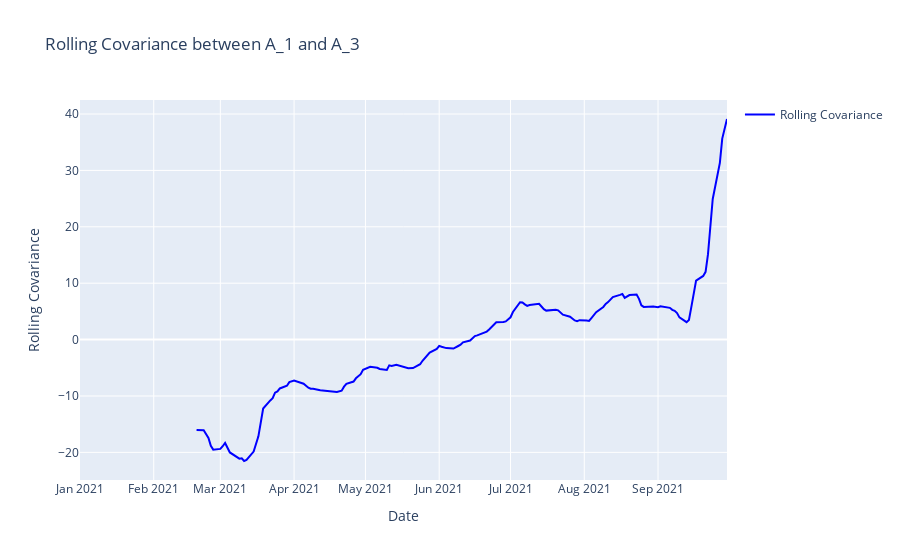
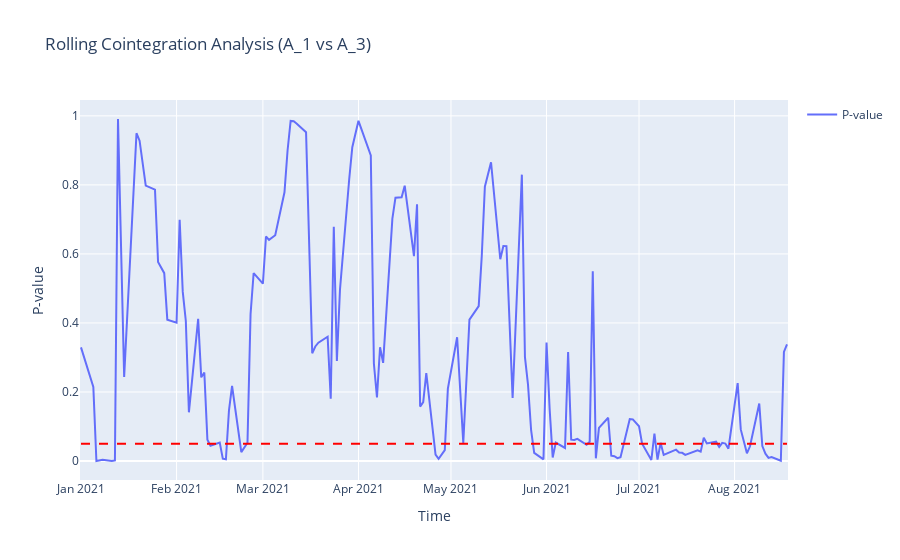
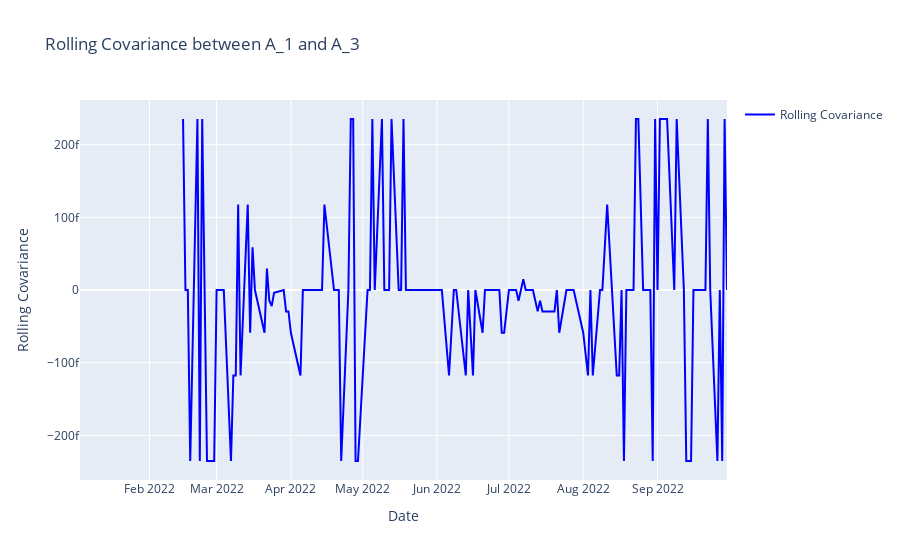
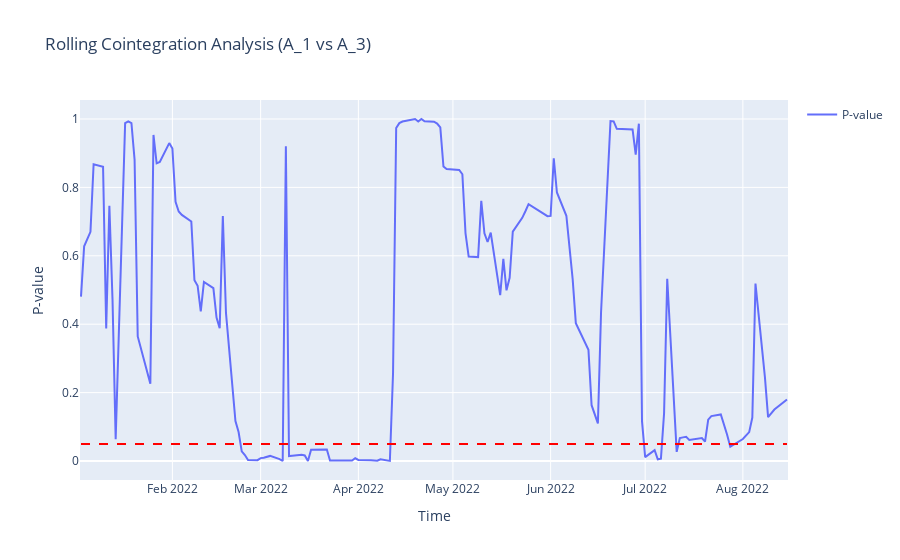

The cell these charts' notebook holds for them, in order:
### Markdown cell above
A_1 vs. A_2 Analysis:

2021:
In 2021, the covariance analysis reveals that A_1 and A_2 initially had a negative relationship starting around mid-February, which gradually turned positive with a peak magnitude of approximately 10 by mid-March. This positive trend continued until mid-April, after which it oscillated around zero until mid-August. In late August, there was a sharp drop followed by a rapid increase in September. The cointegration analysis suggests statistically significant changes occurred around mid-March, mid-April, late April, early June, and late June. However, these changes were short-lived and didn't persist for an extended period. The Granger causality test indicates that A_2 might have a causal influence on A_1 when the lag is between 4-8.

2022:
In 2022, the covariance pattern differs significantly. It starts at the end of February, showing strong positive correlation peaking in mid-March before dropping to zero by early April. Subsequently, there are fluctuations, including negative correlations, until early July, when some positive correlation reappears. The cointegration analysis highlights a substantial change in the relationship between the end of February and early April, with short-lived spikes indicating transient changes. The Granger causality test does not provide significant evidence of one variable causing the other.

2023:
In 2023, the covariance analysis shows a large, positively correlated movement between A_1 and A_2, starting in late February and lasting until early May. This is followed by a prolonged period of negative correlation until mid-June, after which it mostly remains positive. The cointegration analysis identifies a significant change from late April to mid-May, with occasional short-lasting spikes. Interestingly, Granger's test suggests that A_2 might cause A_1 when the lag is 19, which differs from the previous years.

Summary:
Across all years, there is a consistent pattern of peak covariance in March, indicating that March is a period where A_1 and A_2 are most likely to move in the same direction. This observation is supported by the cointegration tests, which also show significant changes during the same time frame.

### Code cell
part_a(df,['A_1', 'A_3'])

### Figure 1 — Plotly figure (JSON) as saved in the notebook; plotly's stock layout.template omitted (floating-point values rounded to 4 significant figures; data arrays with more than 128 entries replaced by an {"elided": "..."} marker saying what was removed)
{"data": [{"line": {"color": "blue"}, "mode": "lines", "name": "Rolling Covariance", "type": "scatter", "x": {"elided": "174 str values"}, "y": {"elided": "174 float values"}}], "layout": {"showlegend": true, "title": {"text": "Rolling Covariance between A_1 and A_3"}, "xaxis": {"title": {"text": "Date"}}, "yaxis": {"title": {"text": "Rolling Covariance"}}}}

### Figure 2 — Plotly figure (JSON) as saved in the notebook; plotly's stock layout.template omitted (floating-point values rounded to 4 significant figures; data arrays with more than 128 entries replaced by an {"elided": "..."} marker saying what was removed)
{"data": [{"mode": "lines", "name": "P-value", "type": "scatter", "x": {"elided": "145 str values"}, "y": {"elided": "145 float values"}}], "layout": {"grid": {"columns": 1, "pattern": "independent", "rows": 1, "xaxes": ["x"], "xgap": 0.2, "yaxes": ["y"], "ygap": 0.3}, "shapes": [{"line": {"color": "red", "dash": "dash"}, "name": "Significance Threshold (0.05)", "type": "line", "x0": "2021-01-01T00:00:00", "x1": "2021-08-18T00:00:00", "y0": 0.05, "y1": 0.05}], "showlegend": true, "title": {"text": "Rolling Cointegration Analysis (A_1 vs A_3)"}, "xaxis": {"title": {"text": "Time"}}, "yaxis": {"title": {"text": "P-value"}}}}

### Figure 3 — Plotly figure (JSON) as saved in the notebook; plotly's stock layout.template omitted (floating-point values rounded to 4 significant figures; data arrays with more than 128 entries replaced by an {"elided": "..."} marker saying what was removed)
{"data": [{"line": {"color": "blue"}, "mode": "lines", "name": "Rolling Covariance", "type": "scatter", "x": {"elided": "168 str values"}, "y": {"elided": "168 float values"}}], "layout": {"showlegend": true, "title": {"text": "Rolling Covariance between A_1 and A_3"}, "xaxis": {"title": {"text": "Date"}}, "yaxis": {"title": {"text": "Rolling Covariance"}}}}

### Figure 4 — Plotly figure (JSON) as saved in the notebook; plotly's stock layout.template omitted (floating-point values rounded to 4 significant figures; data arrays with more than 128 entries replaced by an {"elided": "..."} marker saying what was removed)
{"data": [{"mode": "lines", "name": "P-value", "type": "scatter", "x": {"elided": "139 str values"}, "y": {"elided": "139 float values"}}], "layout": {"grid": {"columns": 1, "pattern": "independent", "rows": 1, "xaxes": ["x"], "xgap": 0.2, "yaxes": ["y"], "ygap": 0.3}, "shapes": [{"line": {"color": "red", "dash": "dash"}, "name": "Significance Threshold (0.05)", "type": "line", "x0": "2022-01-03T00:00:00", "x1": "2022-08-15T00:00:00", "y0": 0.05, "y1": 0.05}], "showlegend": true, "title": {"text": "Rolling Cointegration Analysis (A_1 vs A_3)"}, "xaxis": {"title": {"text": "Time"}}, "yaxis": {"title": {"text": "P-value"}}}}
